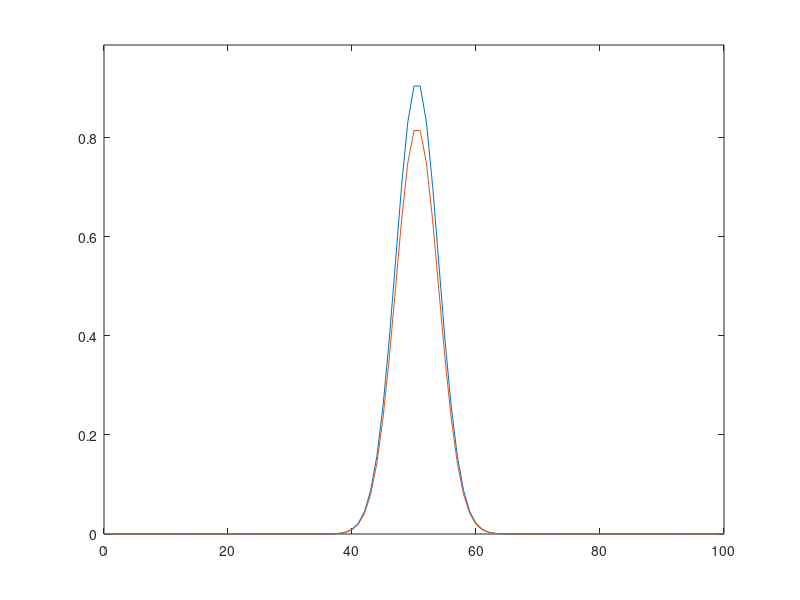

This chart was generated by the following MATLAB code:
% This file solves the 1-D diffusion equation with growth/decay
% with Dirichlet BCs using Crank Nicholson
clear
L = 100; % length of the spatial domain
dx = 1;  % set space step for space grid
N = L/dx + 1;  % set number of space grid points to include 0 and L
dt = 0.5;   % set time step. Generally setting dt=dx/2 is a reasonable choice
D = 1; % diffusion coefficient
alpha = D*dt/dx^2;

g = 0.1;  % growth/decay coefficient

% initial condition
X = dx*(0:N-1)';
V0 = exp(-(X-dx*N/2).^2./(20));  % initial gaussian
V0(1)=0;
V0(end)=0;
V = V0;
V2 = V0;

% set time interval for simulation
t=0;
tend=1
kstep = round(tend/dt);

% uses Crank Nicolson to solve the diffusion equation
% set up Crank-Nicolson matrix Am
% Dirichlet BCs
Atm = [1; (1 + alpha)*ones(N-2,1); 1];
Atm_u = alpha/2*ones(N-1,1);
Atm_u(1) = 0;
Atm_d = alpha/2*ones(N-1,1);
Atm_d(N-1) = 0;
Am = diag(Atm) - diag(Atm_u,1) - diag(Atm_d,-1);

% The algorithm
for k = 1:kstep
    % construct RHS vector
    bm = V + alpha/2*(-2*[0;V(2:N-1);0] + [0;V(3:N);0] + [0;V(1:N-2);0]);
    bm2 = V2 + alpha/2*(-2*[0;V2(2:N-1);0] + [0;V2(3:N);0] + [0;V2(1:N-2);0]) - dt*g*V2;
    V = Am\bm;  %solve linear system
    V2 = Am\bm2;  %solve linear system
    t = t + dt;
    if mod(k,1)==0  %plot every 10th time step
        figure(10)
        plot(X,V,X,V2)
        axis([0 L  min(V0) max(V0)])
    end
    pause(0.05)
end